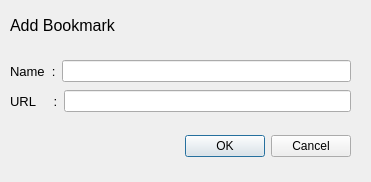
<?xml version="1.0" encoding="UTF-8"?>
<ui version="4.0">
 <class>AddBookmarkDialog</class>
 <widget class="QDialog" name="AddBookmarkDialog">
  <property name="geometry">
   <rect>
    <x>0</x>
    <y>0</y>
    <width>371</width>
    <height>182</height>
   </rect>
  </property>
  <property name="windowTitle">
   <string>Add to bookmarks</string>
  </property>
  <widget class="QDialogButtonBox" name="buttonBox">
   <property name="geometry">
    <rect>
     <x>10</x>
     <y>130</y>
     <width>341</width>
     <height>32</height>
    </rect>
   </property>
   <property name="orientation">
    <enum>Qt::Horizontal</enum>
   </property>
   <property name="standardButtons">
    <set>QDialogButtonBox::Cancel|QDialogButtonBox::Ok</set>
   </property>
  </widget>
  <widget class="QLabel" name="label">
   <property name="geometry">
    <rect>
     <x>10</x>
     <y>10</y>
     <width>111</width>
     <height>31</height>
    </rect>
   </property>
   <property name="font">
    <font>
     <pointsize>12</pointsize>
    </font>
   </property>
   <property name="text">
    <string>Add Bookmark</string>
   </property>
  </widget>
  <widget class="QWidget" name="layoutWidget">
   <property name="geometry">
    <rect>
     <x>10</x>
     <y>90</y>
     <width>341</width>
     <height>22</height>
    </rect>
   </property>
   <layout class="QHBoxLayout" name="horizontalLayout_2">
    <item>
     <widget class="QLabel" name="label_3">
      <property name="font">
       <font>
        <pointsize>10</pointsize>
       </font>
      </property>
      <property name="text">
       <string>URL     :</string>
      </property>
     </widget>
    </item>
    <item>
     <widget class="QLineEdit" name="bookmarkUrl">
      <property name="enabled">
       <bool>true</bool>
      </property>
      <property name="readOnly">
       <bool>true</bool>
      </property>
     </widget>
    </item>
   </layout>
  </widget>
  <widget class="QWidget" name="">
   <property name="geometry">
    <rect>
     <x>10</x>
     <y>60</y>
     <width>341</width>
     <height>22</height>
    </rect>
   </property>
   <layout class="QHBoxLayout" name="horizontalLayout">
    <item>
     <widget class="QLabel" name="label_2">
      <property name="font">
       <font>
        <pointsize>10</pointsize>
       </font>
      </property>
      <property name="text">
       <string>Name  :</string>
      </property>
     </widget>
    </item>
    <item>
     <widget class="QLineEdit" name="bookmarkName"/>
    </item>
   </layout>
  </widget>
 </widget>
 <resources/>
 <connections>
  <connection>
   <sender>buttonBox</sender>
   <signal>accepted()</signal>
   <receiver>AddBookmarkDialog</receiver>
   <slot>accept()</slot>
   <hints>
    <hint type="sourcelabel">
     <x>248</x>
     <y>254</y>
    </hint>
    <hint type="destinationlabel">
     <x>157</x>
     <y>274</y>
    </hint>
   </hints>
  </connection>
  <connection>
   <sender>buttonBox</sender>
   <signal>rejected()</signal>
   <receiver>AddBookmarkDialog</receiver>
   <slot>reject()</slot>
   <hints>
    <hint type="sourcelabel">
     <x>316</x>
     <y>260</y>
    </hint>
    <hint type="destinationlabel">
     <x>286</x>
     <y>274</y>
    </hint>
   </hints>
  </connection>
 </connections>
</ui>
